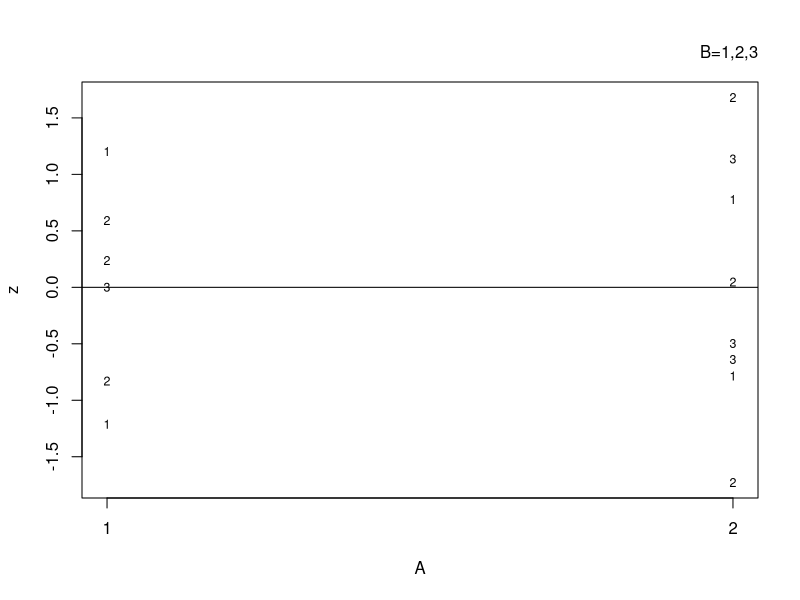
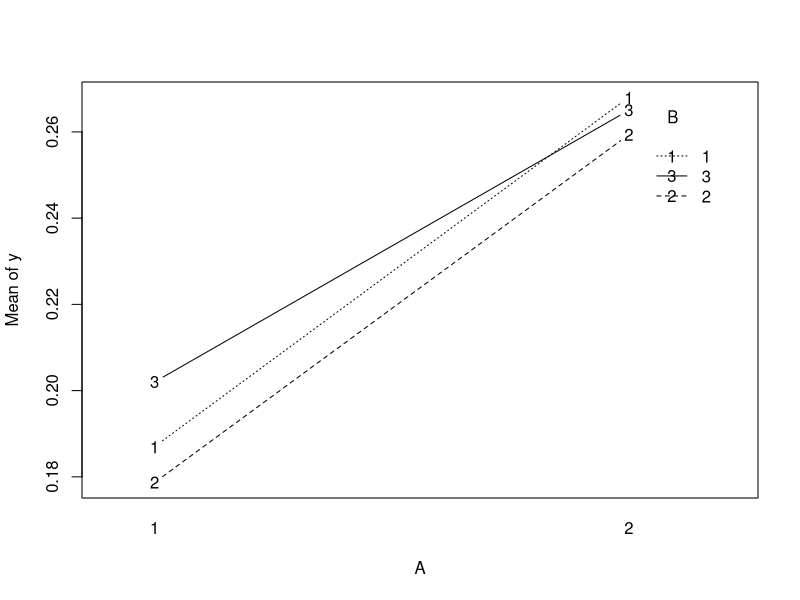
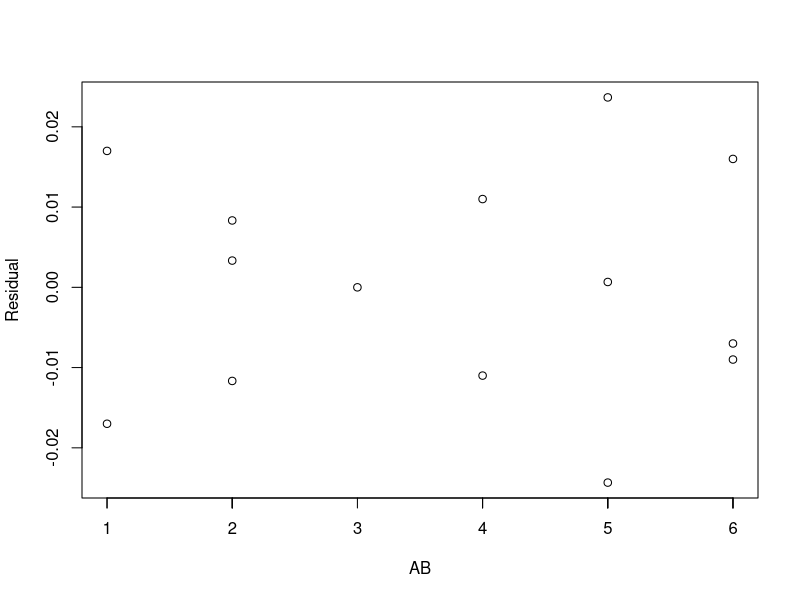
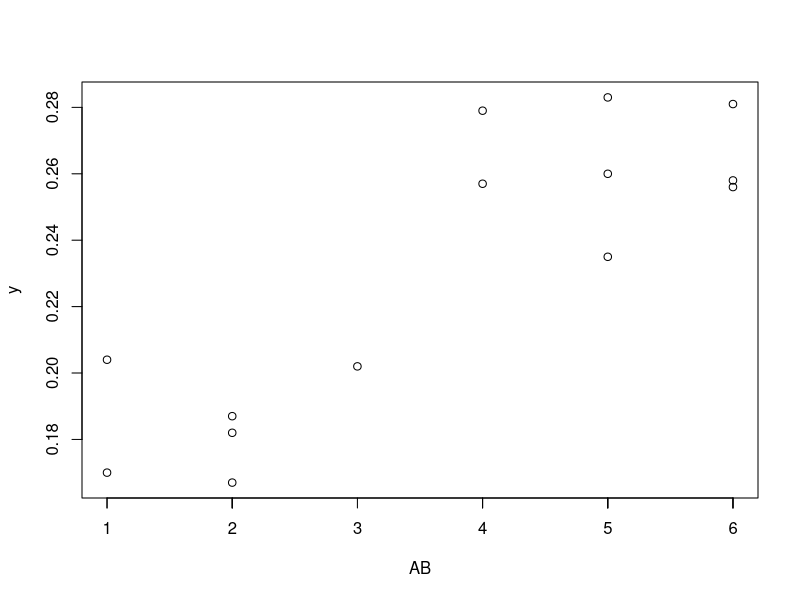
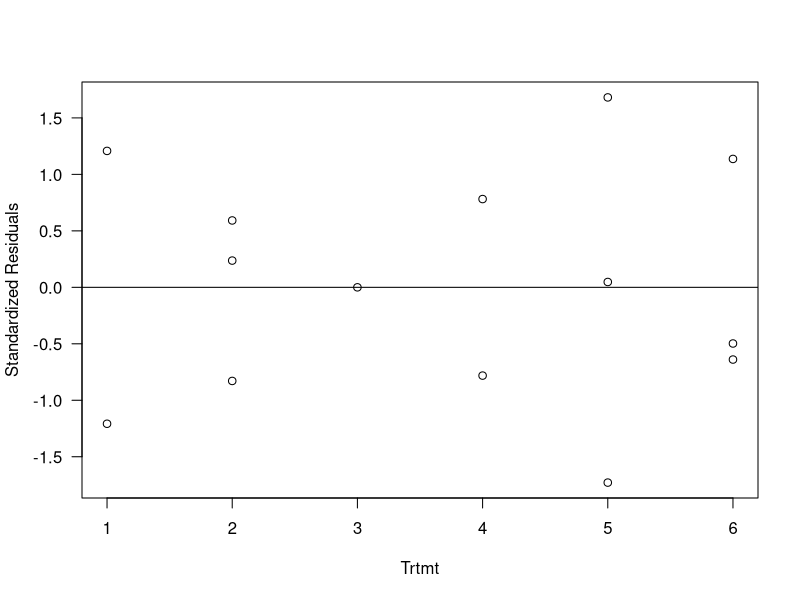
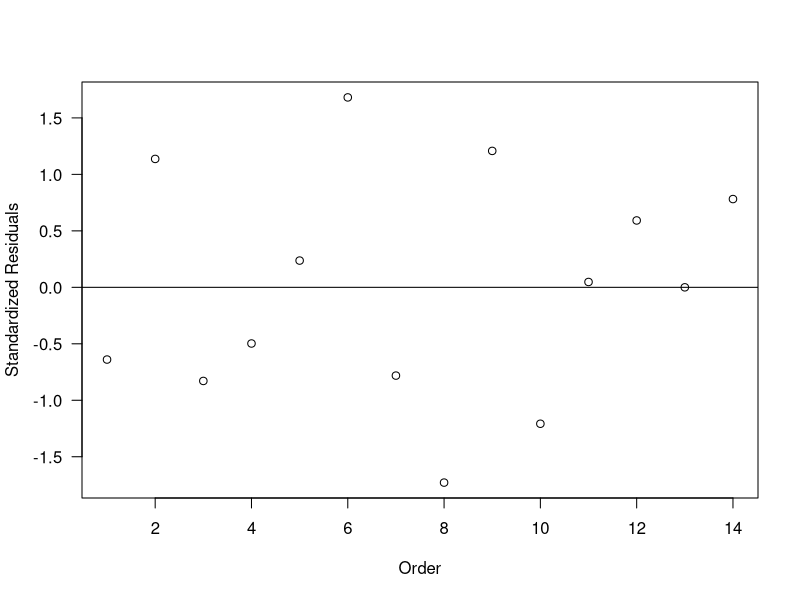
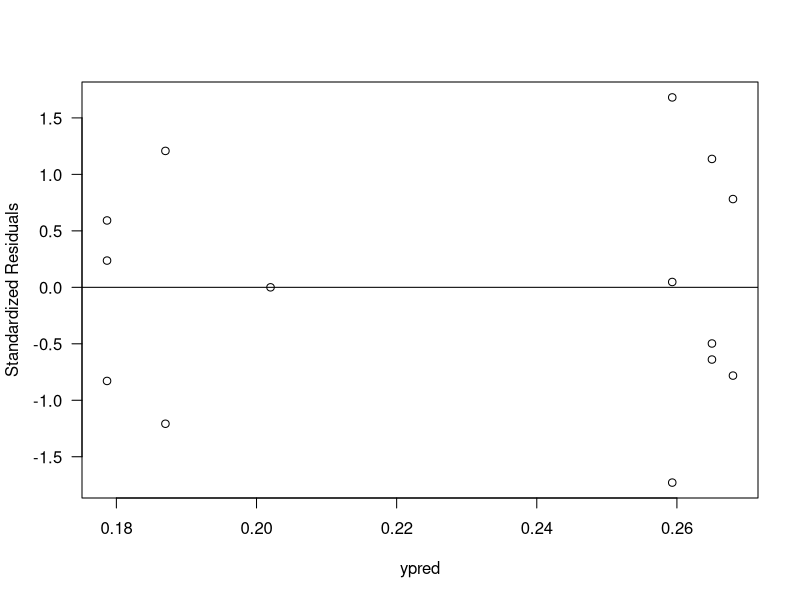
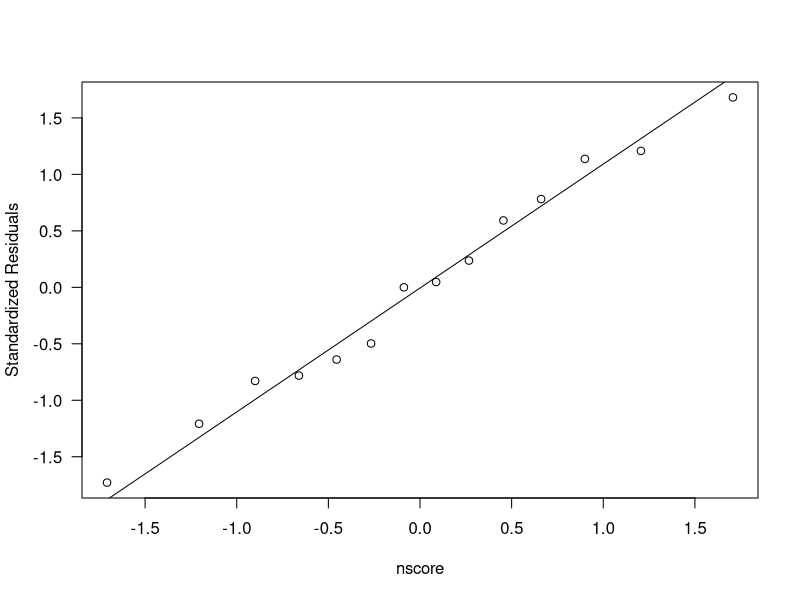

Recreate these plots in R, in order.
# reactiontime2.r, reaction time experiment, Section 6.9.3 plots, pp190-191

# Read data as in Table 6.15, page 185
react.data = read.table("Data/reaction.time.txt", header=T)
react.data = head(react.data, 14) # Keep first 14 observations

# Create trtmt combo vbl TC and factors fA and fB within data set
react.data = within(react.data,
                    {TC = 10*A + B; fA = factor(A); fB = factor(B)})

# Fit model
options(contrasts = c("contr.sum", "contr.poly"))
modelAB = aov(y ~ fA + fB + fA:fB, data = react.data)

# Compute predicted values, residuals, standardized residuals, normal scores
react.data = within(react.data, {
  # Compute predicted, residual, and standardized residual values
  ypred = fitted(modelAB); e = resid(modelAB); z = e/sd(e);
  # Compute Blom's normal scores
  n = length(e); q = rank(e); nscore = qnorm((q-0.375)/(n+0.25)) })
# Display first 3 lines of react.data, 4 digits per variable
print(head(react.data, 3), digits=4)

# Generate residual plots

# Plot of z versus A, distinguishing levels of B, p190
plot(z ~ A, data=react.data, xaxt="n", type="n") # Suppress x-axis, pts
  axis(1, at=seq(1,2,1)) # Add x-axis with tick marks from 1 to 2 by 1
  text(z ~ A, B, cex=0.75, data=react.data) # Plot z vs A using B label
  mtext("B=1,2,3", side=3, adj=1, line=1)
  abline(h=0) # Horizontal line at zero
  
# Interaction plot, p190  
interaction.plot(x.factor = react.data$fA, trace.factor = react.data$fB,
                 response = react.data$y, type ="b",
                 xlab ="A", trace.label ="B", ylab ="Mean of y")

# These 2 plots (p190) are not as good as the pair below.  
# plot(modelAB$res ~ react.data$TC, xlab ="AB", ylab ="Residual")
# plot(react.data$y ~ react.data$TC, xlab ="AB", ylab ="y")

# Plot residuas and y's versus TC with TC levels equally spaced, p191
plot(modelAB$res ~ react.data$Trtmt, xaxt="n", xlab="AB", ylab="Residual")
  axis(1, at = react.data$Trtmt, labels = react.data$fTC)
plot(react.data$y ~ react.data$Trtmt, xaxt="n", xlab="AB", ylab="y")
  axis(1, at = react.data$Trtmt, labels = react.data$fTC)

# Compute sample variance of residuals by level of A, p191
by(modelAB$res, react.data$A, var)

# Generate the usual residual plots as in chapter 5
plot(z ~ Trtmt, data=react.data, ylab="Standardized Residuals", las=1)
abline(h=0) # Horizontal line at zero
plot(z ~ Order, data=react.data, ylab="Standardized Residuals", las=1)
abline(h=0)
plot(z ~ ypred, data=react.data, ylab="Standardized Residuals", las=1)
abline(h=0)
plot(z ~ nscore, data=react.data, ylab="Standardized Residuals", las=1)
qqline(react.data$z) # Line through 1st and 3rd quantile points

# A simpler way to generate the normal probability plot
qqnorm(react.data$z); qqline(react.data$z)
